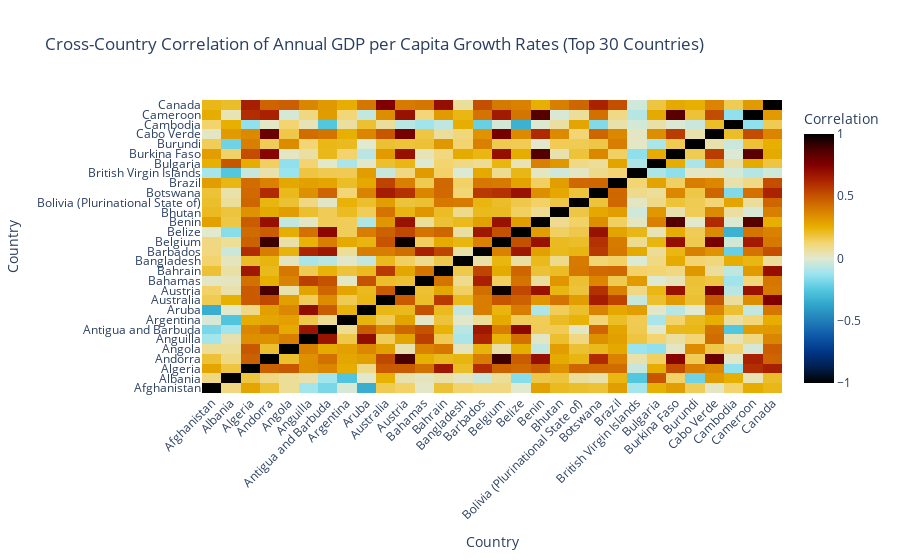

This figure's notebook cell:
### Markdown cell above
# Cross-Country Correlation Analysis of Annual GDP per Capita Growth Rates

### Code cell
# Pivot the DataFrame to have countries as columns and years as rows
pivot_df = df_melted.pivot_table(index='Year', columns='Country', values='Annual Growth Rate')

# Calculate correlation matrix
correlation_matrix = pivot_df.corr()



# Set the number of countries to display in the heatmap
num_countries = 30  # Adjust this number based on your needs

# Select a subset of countries (or the top `num_countries` based on some criteria)
top_countries = correlation_matrix.columns[:num_countries]
subset_corr_matrix = correlation_matrix.loc[top_countries, top_countries]

# Create an interactive heatmap using Plotly
fig = go.Figure(data=go.Heatmap(
    z=subset_corr_matrix.values,
    x=subset_corr_matrix.columns,
    y=subset_corr_matrix.columns,
    colorscale='icefire',
    colorbar=dict(title='Correlation'),
    zmin=-1,
    zmax=1,
    hoverongaps=False
))

fig.update_layout(
    title=f'Cross-Country Correlation of Annual GDP per Capita Growth Rates (Top {num_countries} Countries)',
    xaxis_title='Country',
    yaxis_title='Country',
    xaxis=dict(
        tickvals=list(range(len(subset_corr_matrix.columns))),
        ticktext=subset_corr_matrix.columns,
        tickangle=-45  # Rotate x-axis labels
    ),
    yaxis=dict(
        tickvals=list(range(len(subset_corr_matrix.columns))),
        ticktext=subset_corr_matrix.columns
    ),
    height=600,  # Increase figure height,
   
)

fig.show()

### Figure 1 — Plotly figure (JSON) as saved in the notebook; plotly's stock layout.template omitted (floating-point values rounded to 4 significant figures; data arrays with more than 128 entries replaced by an {"elided": "..."} marker saying what was removed)
{"data": [{"colorbar": {"title": {"text": "Correlation"}}, "colorscale": [[0, "#000000"], [0.0625, "#001f4d"], [0.125, "#003786"], [0.1875, "#0e58a8"], [0.25, "#217eb8"], [0.3125, "#30a4ca"], [0.375, "#54c8df"], [0.4375, "#9be4ef"], [0.5, "#e1e9d1"], [0.5625, "#f3d573"], [0.625, "#e7b000"], [0.6875, "#da8200"], [0.75, "#c65400"], [0.8125, "#ac2301"], [0.875, "#820000"], [0.9375, "#4c0000"], [1, "#000000"]], "hoverongaps": false, "type": "heatmap", "x": ["Afghanistan", "Albania", "Algeria", "Andorra", "Angola", "Anguilla", "Antigua and Barbuda", "Argentina", "Aruba", "Australia", "Austria", "Bahamas", "Bahrain", "Bangladesh", "Barbados", "Belgium", "Belize", "Benin", "Bhutan", "Bolivia (Plurinational State of)", "Botswana", "Brazil", "British Virgin Islands", "Bulgaria", "Burkina Faso", "Burundi", "Cabo Verde", "Cambodia", "Cameroon", "Canada"], "y": ["Afghanistan", "Albania", "Algeria", "Andorra", "Angola", "Anguilla", "Antigua and Barbuda", "Argentina", "Aruba", "Australia", "Austria", "Bahamas", "Bahrain", "Bangladesh", "Barbados", "Belgium", "Belize", "Benin", "Bhutan", "Bolivia (Plurinational State of)", "Botswana", "Brazil", "British Virgin Islands", "Bulgaria", "Burkina Faso", "Burundi", "Cabo Verde", "Cambodia", "Cameroon", "Canada"], "z": {"elided": "30x30 float values"}, "zmax": 1, "zmin": -1}], "layout": {"autosize": true, "title": {"text": "Cross-Country Correlation of Annual GDP per Capita Growth Rates (Top 30 Countries)"}, "xaxis": {"autorange": true, "range": [-0.5, 29.5], "tickangle": -45, "ticktext": ["Afghanistan", "Albania", "Algeria", "Andorra", "Angola", "Anguilla", "Antigua and Barbuda", "Argentina", "Aruba", "Australia", "Austria", "Bahamas", "Bahrain", "Bangladesh", "Barbados", "Belgium", "Belize", "Benin", "Bhutan", "Bolivia (Plurinational State of)", "Botswana", "Brazil", "British Virgin Islands", "Bulgaria", "Burkina Faso", "Burundi", "Cabo Verde", "Cambodia", "Cameroon", "Canada"], "tickvals": [0, 1, 2, 3, 4, 5, 6, 7, 8, 9, 10, 11, 12, 13, 14, 15, 16, 17, 18, 19, 20, 21, 22, 23, 24, 25, 26, 27, 28, 29], "title": {"text": "Country"}, "type": "category"}, "yaxis": {"autorange": true, "range": [-0.5, 29.5], "ticktext": ["Afghanistan", "Albania", "Algeria", "Andorra", "Angola", "Anguilla", "Antigua and Barbuda", "Argentina", "Aruba", "Australia", "Austria", "Bahamas", "Bahrain", "Bangladesh", "Barbados", "Belgium", "Belize", "Benin", "Bhutan", "Bolivia (Plurinational State of)", "Botswana", "Brazil", "British Virgin Islands", "Bulgaria", "Burkina Faso", "Burundi", "Cabo Verde", "Cambodia", "Cameroon", "Canada"], "tickvals": [0, 1, 2, 3, 4, 5, 6, 7, 8, 9, 10, 11, 12, 13, 14, 15, 16, 17, 18, 19, 20, 21, 22, 23, 24, 25, 26, 27, 28, 29], "title": {"text": "Country"}, "type": "category"}}}
